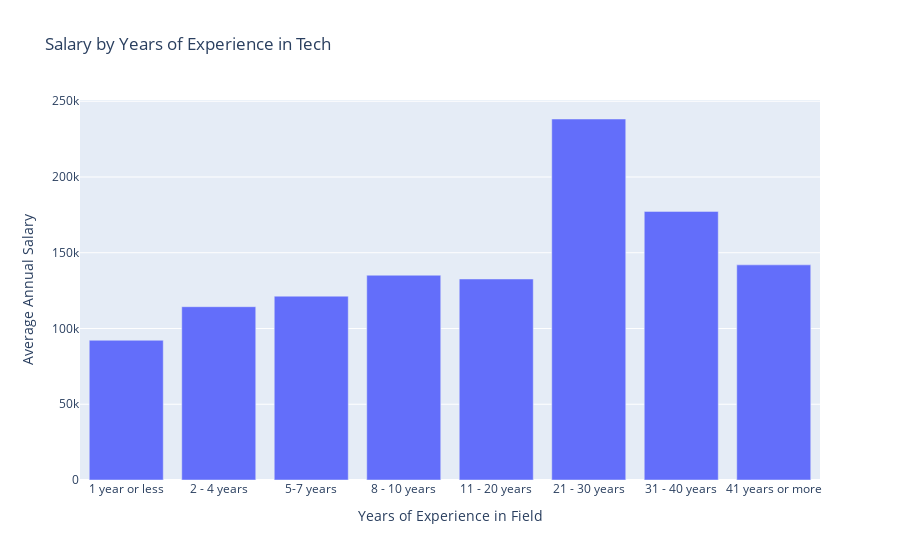

The code cell stored with this chart in its notebook:
### Code cell
# Question 3: How much does salary increase on average for each year of experience in tech?
condition = (df_clean['industry'] == 'Computing or Tech')
df_yrs = df_clean[condition]
df_yrs['annual_sal_full_time'] = pd.to_numeric(df_yrs['annual_sal_full_time'], errors='coerce')

df_yrs_avg = df_yrs.groupby('yrs_experience_field')['annual_sal_full_time'].mean().reset_index()

yrs_order = ['1 year or less', '2 - 4 years', '5-7 years', '8 - 10 years', '11 - 20 years','21 - 30 years','31 - 40 years','41 years or more']
df_yrs_avg['yrs_experience_field'] = pd.Categorical(df_yrs_avg['yrs_experience_field'], categories=yrs_order, ordered=True)

# Sort by the 'Month' column
sorted_df_yrs = df_yrs_avg.sort_values(by='yrs_experience_field')
sorted_df_yrs

fig = px.bar(sorted_df_yrs, x="yrs_experience_field", y="annual_sal_full_time", title='Salary by Years of Experience in Tech')
fig.update_layout(
    xaxis_title="Years of Experience in Field",
    yaxis_title="Average Annual Salary"
)
fig.show()

average_change = sorted_df_yrs['annual_sal_full_time'].diff().mean()
print(average_change)

### Figure 1 — Plotly figure (JSON) as saved in the notebook; plotly's stock layout.template omitted (floating-point values rounded to 4 significant figures)
{"data": [{"hovertemplate": "yrs_experience_field=%{x}<br>annual_sal_full_time=%{y}<extra></extra>", "legendgroup": "", "marker": {"color": "#636efa", "pattern": {"shape": ""}}, "name": "", "orientation": "v", "showlegend": false, "textposition": "auto", "type": "bar", "x": ["1 year or less", "2 - 4 years", "5-7 years", "8 - 10 years", "11 - 20 years", "21 - 30 years", "31 - 40 years", "41 years or more"], "xaxis": "x", "y": [92230.0, 114400.0, 121300.0, 135200.0, 132700.0, 238300.0, 177300.0, 142000.0], "yaxis": "y"}], "layout": {"barmode": "relative", "legend": {"tracegroupgap": 0}, "title": {"text": "Salary by Years of Experience in Tech"}, "xaxis": {"anchor": "y", "domain": [0, 1], "title": {"text": "Years of Experience in Field"}}, "yaxis": {"anchor": "x", "domain": [0, 1], "title": {"text": "Average Annual Salary"}}}}
